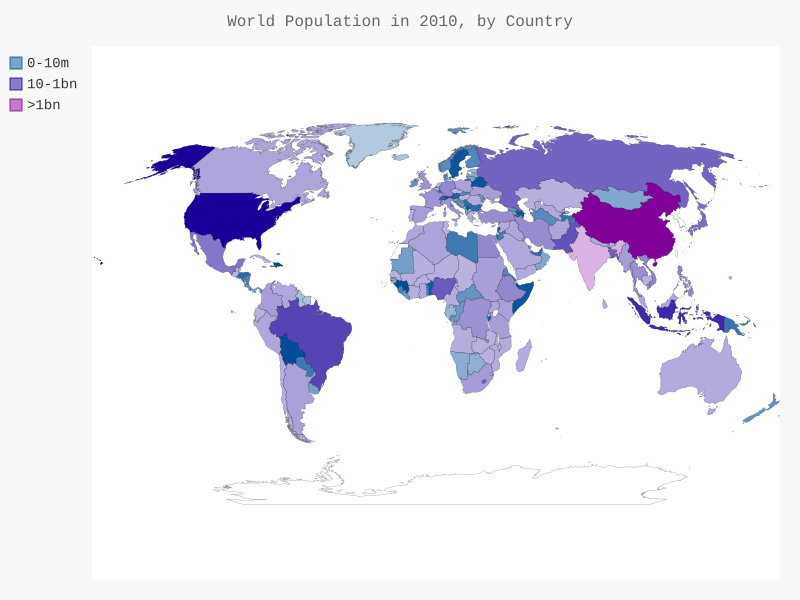

Python code for this plot:
import json
import pygal
from pygal.style import LightColorizedStyle as LCS, RotateStyle as RS
from country_codes import get_country_code

filename = 'population_data.json'
with open(filename) as f:
    pop_data = json.load(f)

cc_populations = {}
for pop_dict in pop_data:
    if pop_dict['Year'] == '2010':
        country_name = pop_dict['Country Name']
        population = int(float(pop_dict['Value']))
        code = get_country_code(country_name)
        if code:
            cc_populations[code] = population

cc_pops_1, cc_pops_2, cc_pops_3 = {}, {}, {}
for cc, pop in cc_populations.items():
    if pop < 10_000_000:
        cc_pops_1[cc] = pop
    elif pop < 1_000_000_000:
        cc_pops_2[cc] = pop
    else:
        cc_pops_3[cc] = pop

print(len(cc_pops_1), len(cc_pops_2), len(cc_pops_3))

wm_style = RS('#004C99', base_style=LCS)

wm = pygal.maps.world.World(fill=True, interpolate='cubic', style=wm_style)

wm.title = 'World Population in 2010, by Country'

wm.add('0-10m', cc_pops_1)
wm.add('10-1bn', cc_pops_2)
wm.add('>1bn', cc_pops_3)

wm.render_to_file('world_population.svg')
